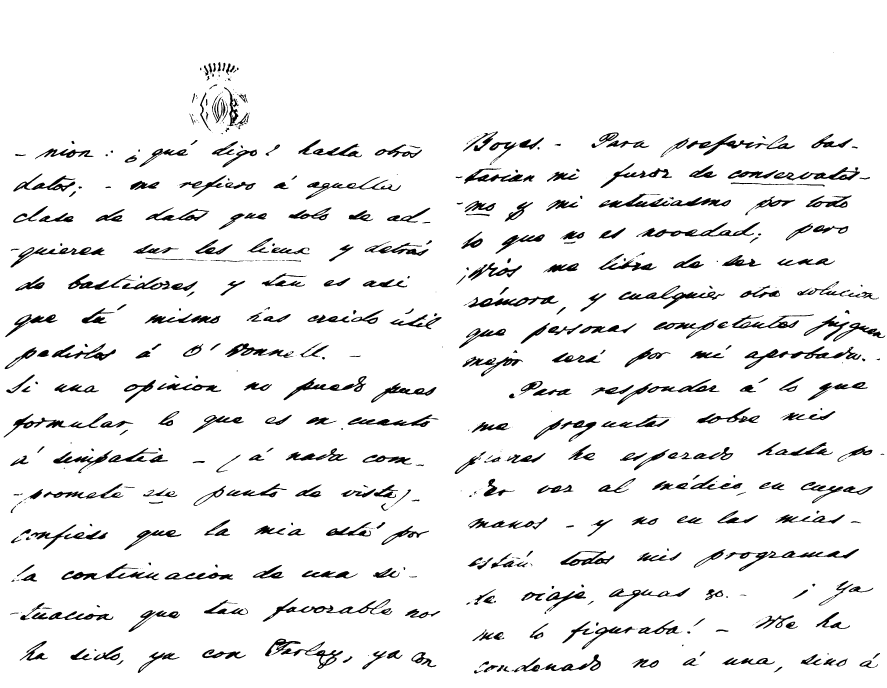
#> input picture IMG_0003_met_0_vec_2_sig_-1_thr_0.png, 3546 x 2752 px (shown at 1/4 size)
$ python detecciones.py IMG_0003_met_0_vec_2_sig_-1_thr_0.png
#> lines starting #> are read from the running program, lines starting #| are printed output that depends on the picture; after the words box and inside, x2 and y2 are one past the last pixel; in counts of white or black regions, pixels touching at a corner belong together
### Separacion.py
import numpy as np
from skimage import measure

class Separacion:
    def vert_hist(self, img):
        hist = np.sum(img, 1)
        return hist

    def hor_hist(self, img):
        hist = np.sum(img, 0)
        return hist

    # Entrada: Histograma horizontal
    # Salida: Tuplet: (Coordenada horizontal de la división de la página, longitud de la racha máxima de mínimos en el
    #       histograma). El segundo valor del tuplet se utiliza para saber si el documento tiene una columna de texto
    #       únicamente y no necesita ser dividido
    def columnas(self, histograma, minimo):
        long = histograma.size
        min_i = round(long / 3, 0)
        max_i = round(2 * long / 3, 0)
        suma = 0
        hueco = 0
        tam_hueco = 0
        min_x_actual = float('Inf')
        max_x_actual = 0
        min_x_hueco = float('Inf')
        max_x_hueco = 0

        for x in range(int(min_i), int(max_i)):
            if histograma[x] <= minimo:
                suma += 1
                if min_x_actual == float('Inf'):
                    min_x_actual = x
            else:
                hueco = suma
                suma = 0
                max_x_actual = x

            if hueco > tam_hueco:
                tam_hueco = hueco
                min_x_hueco = min_x_actual
                max_x_hueco = max_x_actual

        res_x = round((max_x_hueco - min_x_hueco) / 2, 0) + min_x_hueco
        return res_x

    # Entrada: Histograma vertical
    # Entrada: Valor mínimo sobre el que realizar la media para colocar las líneas de separación
    # Salidas: Vectores de coordenadas 'y' de inicio y final de línea
    def filas(self, histograma, umbral):
        long = histograma.size
        inicioFila = []
        finalFila = []
        inicio =[]
        final = []

        # Detectar inicio de la primera fila
        inicioPrimeraFila = 0
        for x in range(0, long - 1):
            if (histograma[x] <= umbral) & (histograma[x] > 0):
                inicioPrimeraFila = x
                break
        # Detectar final de la última fila
        finalUltimaFila = long - 1
        for x in range(long - 1, 0, -1):
            if (histograma[x] <= umbral) & (histograma[x] > 0):
                finalUltimaFila = x
                break
        #Detectar filas
        for x in range(inicioPrimeraFila, finalUltimaFila):
            # Detectar inicio de fila
            if (histograma[x] < umbral) & (histograma[x + 1] >= umbral):
                inicioFila.append(x + 1)
            # Detectar final de fila
            if (histograma[x] >= umbral) & (histograma[x + 1] < umbral):
                finalFila.append(x)

        inicio.append(inicioPrimeraFila)

        numeroFilas = len(inicioFila)
        zeros_ini = np.zeros(numeroFilas)
        zeros_fin = np.zeros(numeroFilas)

        for x in range(0, numeroFilas - 1):
            zeros_fin[x] = finalFila[x]
            zeros_ini[x] = inicioFila[x + 1]

            for y in range(finalFila[x], inicioFila[x + 1]):
                if (histograma[y] == 0) & (histograma[y + 1] > 0):
                    zeros_ini[x] = y + 1

                if (histograma[y] > 0) & (histograma[y + 1] == 0):
                    zeros_fin[x] = y

            if (zeros_ini[x] == inicioFila[x + 1]) & (zeros_fin[x] == finalFila[x]):
                index = np.argmin(histograma[finalFila[x]:inicioFila[x + 1]]) + finalFila[x]
                final.append(index)
                inicio.append(index)
            else:
                final.append(int(zeros_fin[x]))
                inicio.append(int(zeros_ini[x]))

        final.append(finalUltimaFila)

        return (inicio, final)

    # Entrada: Histograma horizontal de la fila
    # Entrada: Valor mínimo sobre el que realizar la media para colocar las líneas de separación
    # Salidas: Vectores de coordenadas 'x' de inicio y final de palabra
    # [70 lines left out: functions palabras, ajustar, ampliar, not called in this run]

    def borde(self, img):

        img_bw = (img < 1).astype('uint8')

        label = measure.label(img_bw)

        for region in measure.regionprops(label):
            minr, minc, maxr, maxc = region.bbox
            bbox_height = maxr - minr
            bbox_width = maxc - minc
            img_dims = label.shape
            if bbox_height * bbox_width > img_dims[0] * img_dims[1] * 0.4:
                for points in region.coords:
                    img[points[0], points[1]] = 255

        return img

### Filtros.py
import cv2
import numpy as np


class Filtros:
    # Entrada:  1. Histograma
    #           2. Ancho para convolucionar en el cálculo de la mediana
    # Salida:   Histograma con la mediana calculada comparando cada punto con los n-vecinos, con n = ancho
    def mediana(self, histograma, ancho):
        long = histograma.size
        filt_hist = []

        for i in range(0, long):
            if i < ancho:
                ordenado = sorted(histograma[0:i+ancho])
                rango = i + ancho
            elif i > (long - ancho):
                ordenado = sorted(histograma[i-ancho:long])
                rango = long - (i-ancho)
            else:
                ordenado = sorted(histograma[i-ancho:i + ancho])
                rango = 2*ancho
            valor = ordenado[int(rango/2)] # Ordenamos los valores y cogemos el de la mitad, redondeando la mitad hacia arriba
            filt_hist.append(valor)

        np_array_filt_hist = np.array(filt_hist)
        return np_array_filt_hist

    # [20 lines left out: function media, not called in this run]

### detecciones.py
import cv2
import numpy as np
import sys
import Separacion
import Filtros
import Umbralizaciones

umbralizaciones = Umbralizaciones.Umbralizaciones()
separar = Separacion.Separacion()
filtro = Filtros.Filtros()

# Importar imagen original
file = sys.argv[1]
original = cv2.imread(file)
#> original is the input picture: shape (2752, 3546, 3); 93.7% white; 613 black regions (152 under 20 px), largest, box (x1, y1, x2, y2) and area: (2978, 1385, 3446, 1477) 7928, (1051, 2391, 1569, 2487) 7091, (2545, 888, 3040, 949) 6895

# Parametros modificables
minCol = 10
#minimo = [100, 100]

# Umbralizado de JSM
#img = umbralizaciones.umbralizar_imagen(file)
# Umbralizado nuestro
gray_img = cv2.cvtColor(original, cv2.COLOR_BGR2GRAY)
ret, img = cv2.threshold(gray_img, 0, 255, cv2.THRESH_BINARY + cv2.THRESH_OTSU)
#> ret = 0
# Eliminar posible borde negro
img = separar.borde(img)
#> in borde, `img_bw = (img < 1).astype('uint8')`:
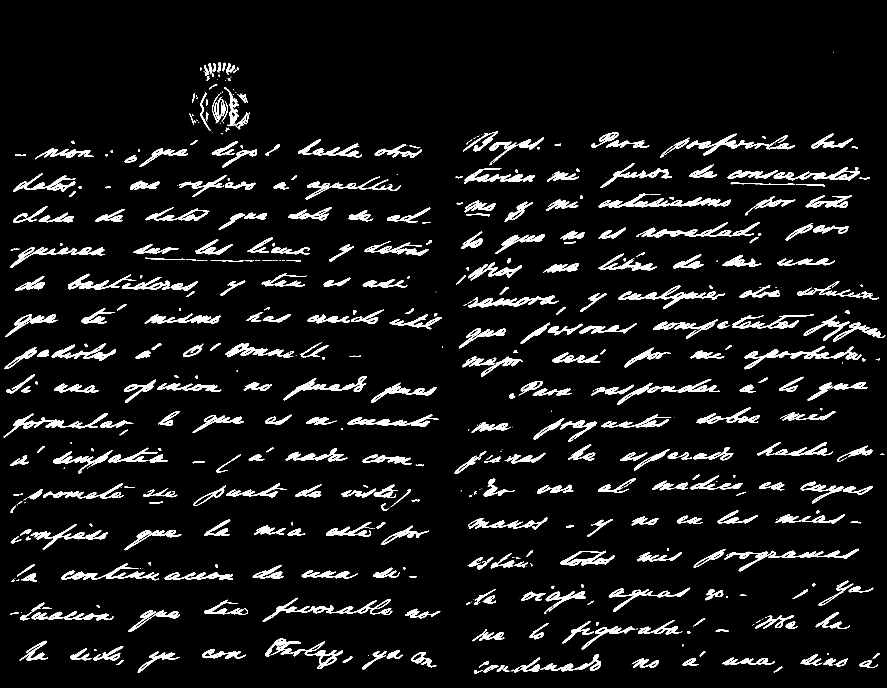
#> img_bw: shape (2752, 3546) (shown at 1/4 size); values 0 (black) and 1 (white), 6.3% white; 613 white regions (152 under 20 px), largest, box (x1, y1, x2, y2) and area: (2978, 1385, 3446, 1477) 7928, (1051, 2391, 1569, 2487) 7091, (2545, 888, 3040, 949) 6895
#> in borde, `label = measure.label(img_bw)`:
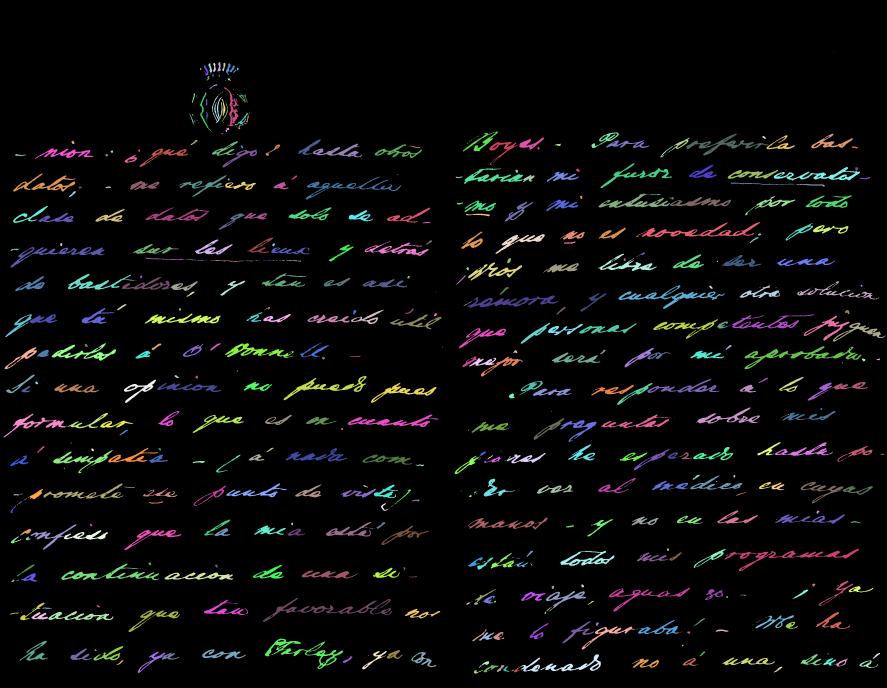
#> label: shape (2752, 3546) int64 (shown at 1/4 size); 614 distinct labels, from 0 to 613; one colour per label, 0 black
#> the loop in borde, `for region in measure.regionprops(label):` made 613 passes
#> (minr, minc, maxr, maxc, bbox_height, bbox_width) on passes 1 to 3: (209, 3332, 211, 3334, 2, 2), (249, 870, 286, 883, 37, 13), (251, 889, 285, 902, 34, 13)
# Calcular tamano de imagen
fil_px, col_px = img.shape
#> fil_px = 2752; col_px = 3546
# Plantilla de pertenencia
img_plant = img < 255

# Separar columnas
hist_hor = separar.hor_hist(img_plant)
#> in hor_hist, `hist = np.sum(img, 0)`: hist = 3546 values, max 327 at index 1967, min 0 at index 0, mean 174.7
#> hist_hor has the same summary as hist in hor_hist
div = separar.columnas(hist_hor, minCol)
if np.isnan(div):
    num_paginas = 1
    tab = [0, col_px]
else:
    num_paginas = 2
    tab = [0, int(div), col_px]

# Separar filas
filas = []
num_filas = []
hist_ver_filtrado = []
minimo = np.zeros(num_paginas)
for x in range(0, num_paginas):
    # Histograma vertical
    hist_ver = separar.vert_hist(img_plant[0:fil_px, tab[x]:tab[x+1]])
    # Filtrado
    hist_ver_filtrado.append(filtro.mediana(hist_ver, 10))
    # Minimo
    minimo[x] = int(np.max(hist_ver_filtrado[x])/4)
    # Separar filas
    ini_filas, fin_filas = separar.filas(hist_ver_filtrado[x], minimo[x])

    num_filas.append(len(ini_filas))
    filas.append([ini_filas, fin_filas, tab[x], tab[x + 1]])

print(num_filas)
#| [15, 17]

$ run again, on IMG_0003_met_1_vec_0_sig_-1_thr_180.png
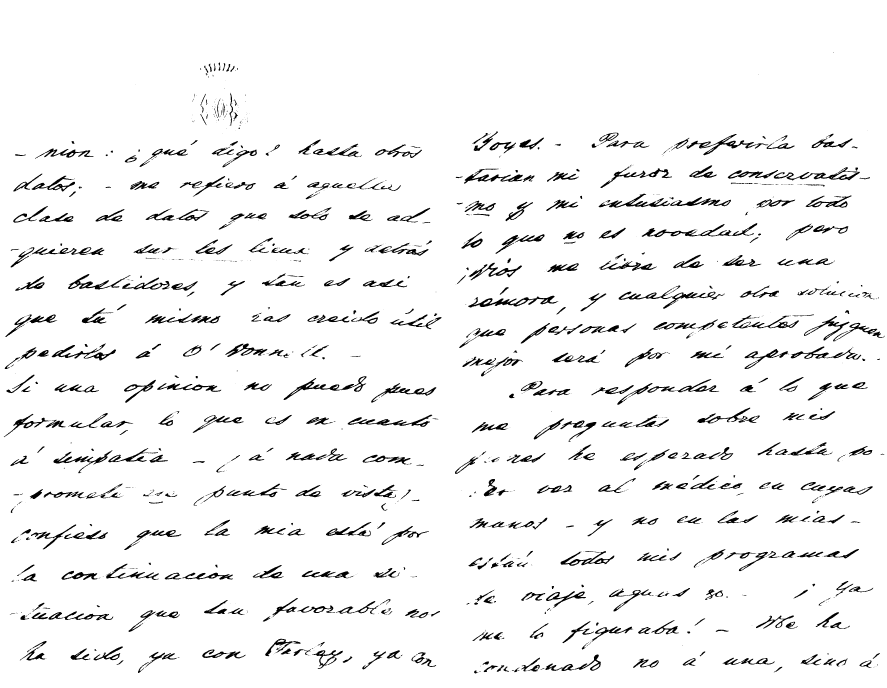
#> input picture IMG_0003_met_1_vec_0_sig_-1_thr_180.png, 3546 x 2752 px (shown at 1/4 size)
#> original is the input picture: shape (2752, 3546, 3); 95.1% white; 1392 black regions (772 under 20 px), largest, box (x1, y1, x2, y2) and area: (2567, 892, 3029, 949) 5285, (1873, 1183, 2231, 1230) 5034, (1134, 1505, 1466, 1600) 4572
#> ret = 0
#> in borde, `img_bw = (img < 1).astype('uint8')`:
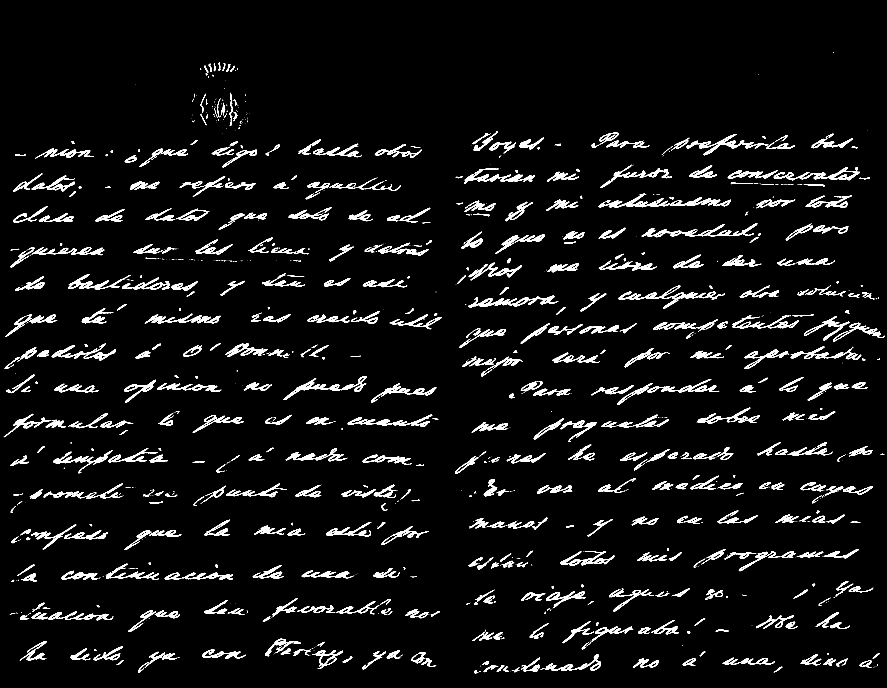
#> img_bw: shape (2752, 3546) (shown at 1/4 size); values 0 (black) and 1 (white), 4.9% white; 1392 white regions (772 under 20 px), largest, box (x1, y1, x2, y2) and area: (2567, 892, 3029, 949) 5285, (1873, 1183, 2231, 1230) 5034, (1134, 1505, 1466, 1600) 4572
#> in borde, `label = measure.label(img_bw)`:
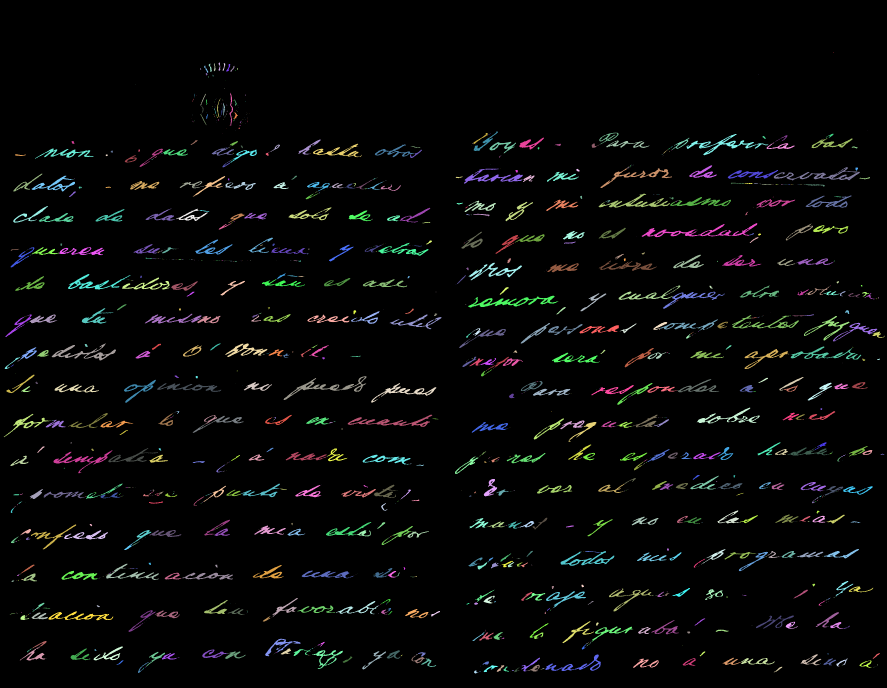
#> label: shape (2752, 3546) int64 (shown at 1/4 size); 1393 distinct labels, from 0 to 1392; one colour per label, 0 black
#> the loop in borde, `for region in measure.regionprops(label):` made 1392 passes
#> (minr, minc, maxr, maxc, bbox_height, bbox_width) on passes 1 to 3: (209, 3332, 211, 3334, 2, 2), (250, 874, 284, 881, 34, 7), (253, 855, 285, 862, 32, 7)
#> hist = 3546 values, max 249 at index 1945, min 0 at index 0, mean 133.6
#> hist_hor has the same summary as hist in hor_hist
#| [15, 17]

$ run again, on IMG_0003_met_2_vec_2_sig_0_thr_0.png
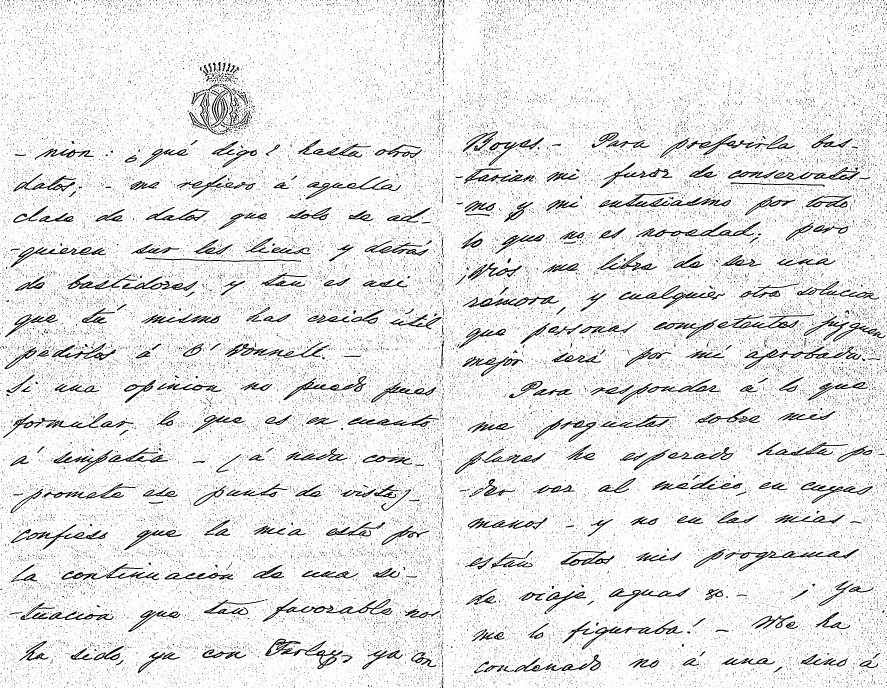
#> input picture IMG_0003_met_2_vec_2_sig_0_thr_0.png, 3546 x 2752 px (shown at 1/4 size)
#> original is the input picture: shape (2752, 3546, 3); 91.5% white; 72666 black regions (71527 under 20 px), largest, box (x1, y1, x2, y2) and area: (1050, 2391, 1570, 2487) 6579, (2977, 1385, 3446, 1477) 6314, (1061, 2554, 1372, 2677) 6302
#> ret = 0
#> in borde, `img_bw = (img < 1).astype('uint8')`:
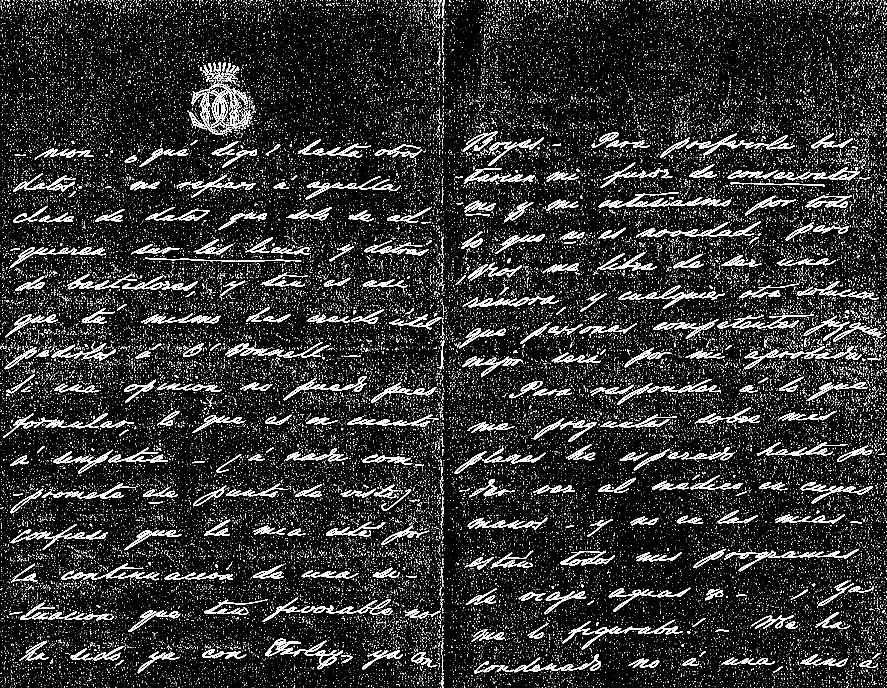
#> img_bw: shape (2752, 3546) (shown at 1/4 size); values 0 (black) and 1 (white), 8.5% white; 72666 white regions (71527 under 20 px), largest, box (x1, y1, x2, y2) and area: (1050, 2391, 1570, 2487) 6579, (2977, 1385, 3446, 1477) 6314, (1061, 2554, 1372, 2677) 6302
#> in borde, `label = measure.label(img_bw)`:
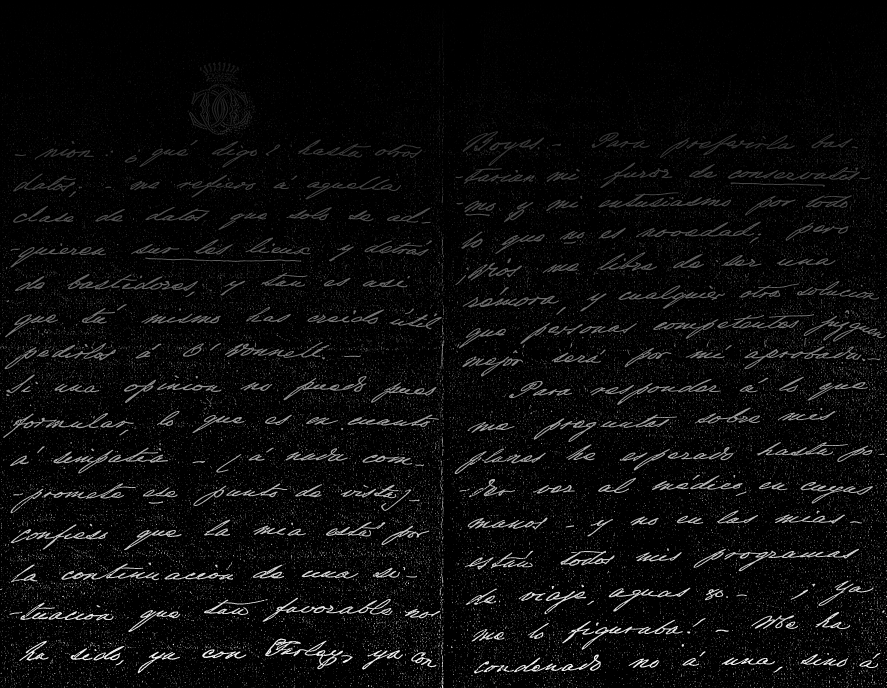
#> label: shape (2752, 3546) int64 (shown at 1/4 size); min 0, max 72666, mean 3315; drawn with min black and max white
#> the loop in borde, `for region in measure.regionprops(label):` made 72666 passes
#> (minc, maxr, maxc, bbox_height, bbox_width) on passes 1 to 3: (27, 4, 30, 4, 3), (34, 7, 38, 7, 4), (52, 4, 54, 4, 2)
#> hist = 3546 values, max 836 at index 1770, min 10 at index 1784, mean 234.4
#> hist_hor has the same summary as hist in hor_hist
#| [16, 18]
